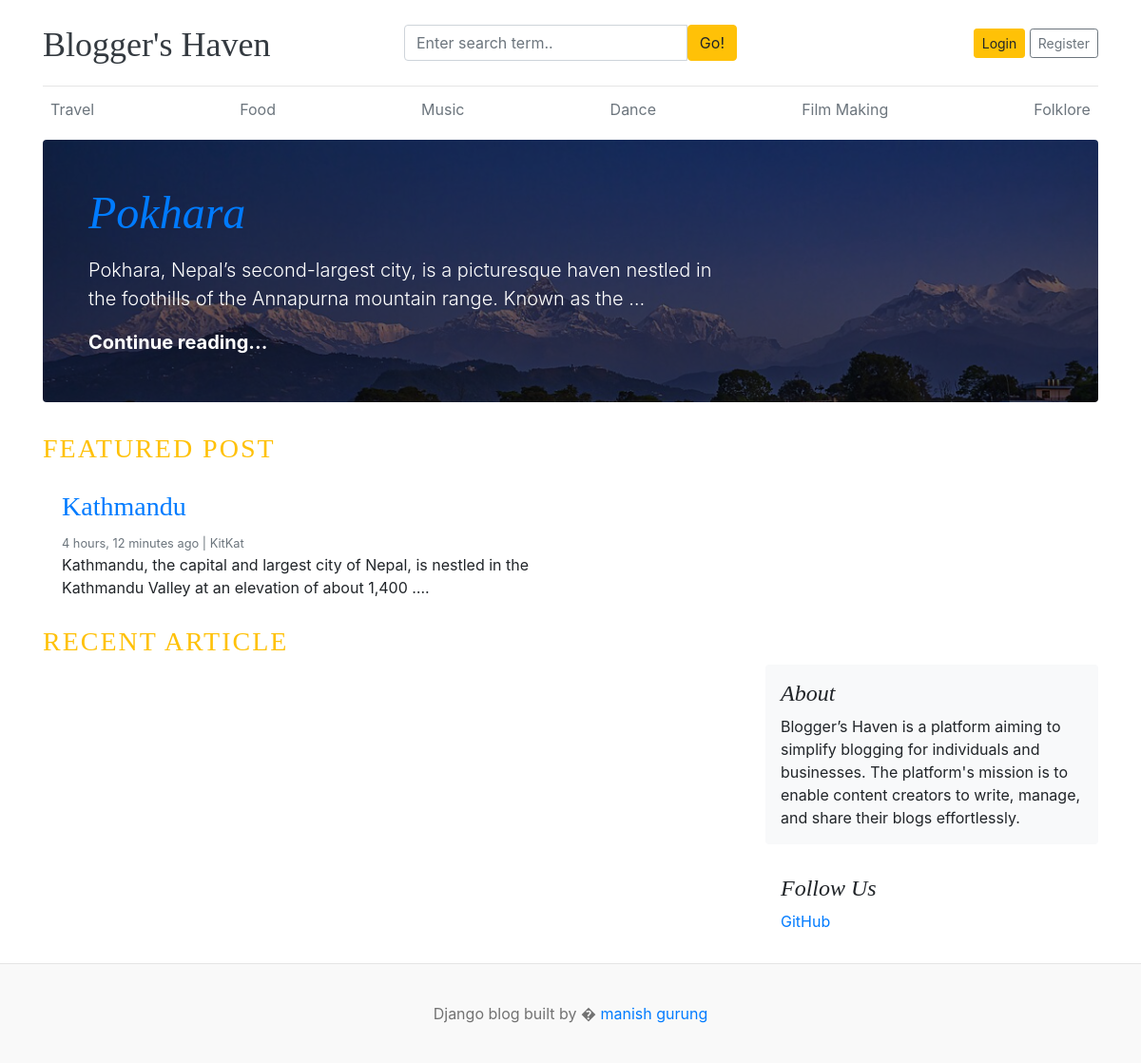
The page / on the database its author committed.
### blogs/models.py (models this page shows, shortened)
class Category(models.Model):
    Category_name = models.CharField(max_length=50, unique=True)
    created_at = models.DateTimeField(auto_now_add=True)
    updated_at = models.DateTimeField(auto_now=True)
    class Meta:
        verbose_name_plural = 'Categories'

class Blogs(models.Model):
    title = models.CharField(max_length=100, unique=True)
    slug = models.SlugField(unique=True, blank=True)
    category = models.ForeignKey(Category, on_delete=models.CASCADE)
    author = models.ForeignKey(User, on_delete=models.CASCADE)
    blog_image = models.ImageField(upload_to='upload/%y/%m/%d')
    short_description = models.TextField(max_length=2000)
    blog_body = models.TextField(max_length=3000)
    status = models.CharField(max_length=100,choices=STATUS_CHOICE, default='draft')
    is_featured = models.BooleanField(default=False)
    created_at = models.DateTimeField(auto_now_add=True)
    updated_at = models.DateTimeField(auto_now=True)
    class Meta:
        verbose_name_plural = 'Blogs'

### blog_main/views.py (the view)
# urls.py: 2. Add a URL to urlpatterns:  path('', views.home, name='home')
def home(request):
    categories = Category.objects.all()
    featured_post = Blogs.objects.filter(is_featured=True, status='published')
    posts = Blogs.objects.filter(is_featured=False, status='published')
    context = {
        'categories' : categories,
        'featured_post' : featured_post,
        'posts' : posts
    }
    return render(request,'home.html', context)

### blogs/context_processors.py (called while the page is built)
def get_categories(request):
    categories= Category.objects.all()
    return dict(categories=categories)

### templates/home.html (shortened to what this page needs)
{% extends 'base.html' %}
{% block content %}
{% for post in featured_post %}
  {% if forloop.first %}
<div class="jumbotron p-3 p-md-5 text-white rounded bg-dark" style="background-image: url({{post.blog_image.url}});background-blend-mode: overlay;background-size:cover;">
    <div class="col-md-8 px-0">
      <h1 class="display-4 font-italic"><a href="{% url 'blogs' post.slug %}">{{post.title}}</a></h1>
      <p class="lead my-3">{{post.short_description | truncatewords:20 }}</p>
      <p class="lead mb-0"><a href="#" class="text-white font-weight-bold">Continue reading...</a></p>
    </div>
  </div>
  {% endif %}
  {% endfor %}
   <h3 class="text-uppercase text-warning" style="letter-spacing: 2px;">Featured post</h3>
  <div class="row mb-2">
    {% for post in featured_post %}
      {% if not forloop.first %}
    <div class="col-md-6">
      <div class="card border-0" >
        <div class="card-body">
          <h3><a href="{% url 'blogs' post.slug %} ">{{ post.title }}</a></h3>
          <small class="mb-1 text-muted">{{ post.created_at | timesince }} ago | {{ post.author }}</small>
          <p class="card-text">{{ post.short_description | truncatewords:20 }}.</p>
        </div>
      </div>
    </div>
      {% endif %}
    {% endfor %}
  </div>
  <h3 class="text-uppercase text-warning" style="letter-spacing: 2px;">Recent article</h3>
  <main role="main" class="container p-0">
    <div class="row">
      <div class="col-md-8 blog-main">
      </div>
      <aside class="col-md-4 blog-sidebar">
        <div class="p-3 mb-3 bg-light rounded">
          <h4 class="font-italic">About</h4>
          <p class="mb-0"> Blogger’s Haven is a platform aiming to simplify blogging for individuals and businesses. The platform's mission is to enable content creators to write, manage, and share their blogs effortlessly.</p>
        </div>
        <div class="p-3">
          <h4 class="font-italic">Follow Us</h4>
          <ol class="list-unstyled">
            <li><a href="#">GitHub</a></li>
          </ol>
        </div>
      </aside>
    </div>
  </main>
</div>
{% endblock %}

### templates/header.html (shortened to what this page needs)
{% load static %}
<!DOCTYPE html>
<html lang="en">
<head>
    <link href="https://getbootstrap.com/docs/4.0/dist/css/bootstrap.min.css" rel="stylesheet">
    <link href="{% static 'css/blog.css' %}" rel="stylesheet">
    <link rel="stylesheet" href="https://cdnjs.cloudflare.com/ajax/libs/font-awesome/7.0.0/css/fontawesome.min.css" />
    <link rel="stylesheet" href="https://cdnjs.cloudflare.com/ajax/libs/font-awesome/4.7.0/css/font-awesome.min.css">
  </head>
<body>
    <div class="container">
      <header class="blog-header py-3">
        <div class="row flex-nowrap justify-content-between align-items-center">
          <div class="col-lg-4 pt-1">
            <a class="blog-header-logo text-dark" href="/">Blogger's Haven</a>
          </div>
          <div class="col-4">
            <form action="{% url 'search' %}" method="get">
              <div class="input-group">
                <input class="form-control" name="keyword" type="text" placeholder="Enter search term.." aria-label="Enter search term.."aria-describedby="button-search" />
                <button type="submit" class="btn btn-warning" id="button-search" type="button">Go!</button>
              </div>
            </form>
          </div>
          <div class="col-4 d-flex justify-content-end align-items-center">
            {% if not user.is_authenticated %}
            <a class="btn btn-sm btn-warning" href="{% url 'login' %}">Login</a> &nbsp;
            <a class="btn btn-sm btn-outline-secondary" href="{% url 'register' %}">Register</a>
              {% else %}
                <span><a href="{% url 'dashboard' %}" class="btn btn-warning">Dashboard</a></span> &nbsp;
                <span><a href="{% url 'logout' %}">Logout</a></span>
            {% endif %}
          </div>
        </div>
      </header>
      <div class="nav-scroller py-1 mb-2">
        <nav class="nav d-flex justify-content-between">
          {% for cat in categories %}
          <a class="p-2 text-muted" href="{% url 'posts_by_category' cat.id %}">{{ cat.Category_name }}</a>
          {% endfor %}
        </nav>
      </div>

### static/css/blog.css (style rules this page uses)
.blog-header { border-bottom: 1px solid #e5e5e5; }
.blog-header-logo { font-family: "Playfair Display", Georgia, "Times New Roman", serif; font-size: 2.25rem; }
h1, h2, h3, h4, h5, h6 { font-family: "Playfair Display", Georgia, "Times New Roman", serif; }
.display-4 { font-size: 2.5rem; }
@media (min-width: 768px) { .display-4 { font-size: 3rem; } }

### rows shown on the page
Category: Category_name "Travel"
Category: Category_name "Food"
Category: Category_name "Music"
Category: Category_name "Dance"
Category: Category_name "Film Making"
Category: Category_name "Folklore"
Blogs: blog_image (picture), title "Pokhara", short_description "Pokhara, Nepal’s second-largest city, is a picturesque haven nestled in the foothills of the Annapurna mountain range. Known as the …"
Blogs: title "Kathmandu", created_at "4 hours, 12 minutes", author "KitKat", short_description "Kathmandu, the capital and largest city of Nepal, is nestled in the Kathmandu Valley at an elevation of about 1,400 …"
